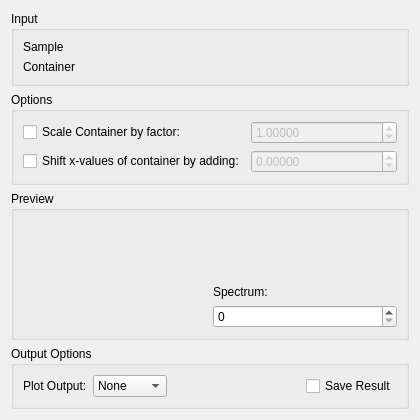
<?xml version="1.0" encoding="UTF-8"?>
<ui version="4.0">
  <class>ContainerSubtraction</class>
  <widget class="QWidget" name="ContainerSubtraction">
    <property name="geometry">
      <rect>
        <x>0</x>
        <y>0</y>
        <width>420</width>
        <height>420</height>
      </rect>
    </property>
    <property name="windowTitle">
      <string>Form</string>
    </property>
    <layout class="QVBoxLayout" name="verticalLayout_2">
      <item>
        <widget class="QGroupBox" name="fileInput">
          <property name="title">
            <string>Input</string>
          </property>
          <layout class="QGridLayout" name="gbTest">
            <item row="0" column="0">
              <widget class="QLabel" name="sampleLabel">
                <property name="sizePolicy">
                  <sizepolicy hsizetype="Fixed" vsizetype="Preferred">
                    <horstretch>0</horstretch>
                    <verstretch>0</verstretch>
                  </sizepolicy>
                </property>
                <property name="text">
                  <string>Sample</string>
                </property>
              </widget>
            </item>
            <item row="1" column="0">
              <widget class="QLabel" name="containerLabel">
                <property name="sizePolicy">
                  <sizepolicy hsizetype="Fixed" vsizetype="Preferred">
                    <horstretch>0</horstretch>
                    <verstretch>0</verstretch>
                  </sizepolicy>
                </property>
                <property name="text">
                  <string>Container</string>
                </property>
              </widget> 
            </item>
            <item row="0" column="1">
                <widget class="MantidQt::MantidWidgets::DataSelector" name="dsSample" native="true">
                  <property name="sizePolicy">
                    <sizepolicy hsizetype="Minimum" vsizetype="Fixed">
                      <horstretch>0</horstretch>
                      <verstretch>0</verstretch>
                    </sizepolicy>
                  </property>
                  <property name="autoLoad" stdset="0">
                    <bool>true</bool>
                  </property>
                  <property name="workspaceSuffixes" stdset="0">
                    <stringlist>
                      <string>_red</string>
                      <string>_sqw</string>
                    </stringlist>
                  </property>
                  <property name="fileBrowserSuffixes" stdset="0">
                    <stringlist>
                      <string>_red.nxs</string>
                      <string>_sqw.nxs</string>
                    </stringlist>
                  </property>
                  <property name="showLoad" stdset="0">
                    <bool>false</bool>
                  </property>
                </widget>
            </item>
            <item row="1" column="1">
                <widget class="MantidQt::MantidWidgets::DataSelector" name="dsContainer" native="true">
                  <property name="sizePolicy">
                    <sizepolicy hsizetype="Minimum" vsizetype="Fixed">
                      <horstretch>0</horstretch>
                      <verstretch>0</verstretch>
                    </sizepolicy>
                  </property>
                  <property name="autoLoad" stdset="0">
                    <bool>true</bool>
                  </property>
                  <property name="workspaceSuffixes" stdset="0">
                    <stringlist>
                      <string>_red</string>
                      <string>_sqw</string>
                    </stringlist>
                  </property>
                  <property name="fileBrowserSuffixes" stdset="0">
                    <stringlist>
                      <string>_red.nxs</string>
                      <string>_sqw.nxs</string>
                    </stringlist>
                  </property>
                  <property name="showLoad" stdset="0">
                    <bool>false</bool>
                  </property>
                </widget>
            </item>
          </layout>
        </widget>
      </item>
      <item>
        <widget class="QGroupBox" name="gbOptions">
          <property name="title">
            <string>Options</string>
          </property>
          <layout class="QGridLayout" name="gridLayout">
            <item row="0" column="0">
              <widget class="QCheckBox" name="ckScaleCan">
                <property name="text">
                  <string>Scale Container by factor:</string>
                </property>
                <property name="checked">
                  <bool>false</bool>
                </property>
              </widget>
            </item>
            <item row="0" column="1">
              <layout class="QHBoxLayout" name="loScaleFactor">
                <item>
                  <widget class="QDoubleSpinBox" name="spCanScale">
                    <property name="enabled">
                      <bool>false</bool>
                    </property>
                    <property name="decimals">
                      <number>5</number>
                    </property>
                    <property name="maximum">
                      <double>999.990000000000009</double>
                    </property>
                    <property name="minimum">
                      <double>-0.000000000000000</double>
                    </property>
                    <property name="singleStep">
                      <double>0.100000000000000</double>
                    </property>
                    <property name="value">
                      <double>1.000000000000000</double>
                    </property>
                  </widget>
                </item>
              </layout>
            </item>
            <item row="1" column="0">
              <widget class="QCheckBox" name="ckShiftCan">
                <property name="text">
                  <string>Shift x-values of container by adding:</string>
                </property>
                <property name="checked">
                  <bool>false</bool>
                </property>
              </widget>
            </item>
            <item row="1" column="1">
              <layout class="QHBoxLayout" name="loShift">
                <item>
                  <widget class="QDoubleSpinBox" name="spShift">
                    <property name="enabled">
                      <bool>false</bool>
                    </property>
                    <property name="decimals">
                      <number>5</number>
                    </property>
                    <property name="maximum">
                      <double>999.990000000000009</double>
                    </property>
                    <property name="minimum">
                      <double>-999.990000000000009</double>
                    </property>
                    <property name="singleStep">
                      <double>0.100000000000000</double>
                    </property>
                    <property name="value">
                      <double>0.000000000000000</double>
                    </property>
                  </widget>
                </item>
              </layout>
            </item>
          </layout>
        </widget>
      </item>
      <item>
        <widget class="QGroupBox" name="gbPreview">
          <property name="title">
            <string>Preview</string>
          </property>
          <layout class="QHBoxLayout" name="horizontalLayout_11">
            <item>
              <widget class="MantidQt::MantidWidgets::PreviewPlot" name="ppPreview" native="true">
                <property name="canvasColour" stdset="0">
                  <color>
                    <red>255</red>
                    <green>255</green>
                    <blue>255</blue>
                  </color>
                </property>
                <property name="showLegend" stdset="0">
                  <bool>true</bool>
                </property>
              </widget>
            </item>
            <item>
              <layout class="QVBoxLayout" name="loPlotOptions">
                <item>
                  <spacer name="verticalSpacer_0">
                    <property name="orientation">
                      <enum>Qt::Vertical</enum>
                    </property>
                    <property name="sizeHint" stdset="0">
                      <size>
                        <width>20</width>
                        <height>40</height>
                      </size>
                    </property>
                  </spacer>
                </item>
                <item>
                  <widget class="QLabel" name="lbPreviewSpec">
                    <property name="text">
                      <string>Spectrum:</string>
                    </property>
                  </widget>
                </item>
                <item>
                  <widget class="QSpinBox" name="spPreviewSpec"/>
                </item>
              </layout>
            </item>
          </layout>
        </widget>
      </item>
      <item>
        <widget class="QGroupBox" name="gbOutput">
          <property name="title">
            <string>Output Options</string>
          </property>
          <layout class="QHBoxLayout" name="horizontalLayout">
            <item>
              <widget class="QLabel" name="lbPlotOutput">
                <property name="sizePolicy">
                  <sizepolicy hsizetype="Maximum" vsizetype="Preferred">
                    <horstretch>0</horstretch>
                    <verstretch>0</verstretch>
                  </sizepolicy>
                </property>
                <property name="text">
                  <string>Plot Output:</string>
                </property>
              </widget>
            </item>
            <item>
              <widget class="QComboBox" name="cbPlotOutput">
                <item>
                  <property name="text">
                    <string>None</string>
                  </property>
                </item>
                <item>
                  <property name="text">
                    <string>Contour</string>
                  </property>
                </item>
                <item>
                  <property name="text">
                    <string>Spectra</string>
                  </property>
                </item>
                <item>
                  <property name="text">
                    <string>Both</string>
                  </property>
                </item>
              </widget>
            </item>
            <item>
              <spacer name="horizontalSpacer_1">
                <property name="orientation">
                  <enum>Qt::Horizontal</enum>
                </property>
                <property name="sizeHint" stdset="0">
                  <size>
                    <width>40</width>
                    <height>20</height>
                  </size>
                </property>
              </spacer>
            </item>
            <item>
              <widget class="QCheckBox" name="ckSave">
                <property name="text">
                  <string>Save Result</string>
                </property>
              </widget>
            </item>
          </layout>
        </widget>
      </item>
    </layout>
  </widget>
  <customwidgets>
    <customwidget>
      <class>MantidQt::MantidWidgets::DataSelector</class>
      <extends>QWidget</extends>
      <header>MantidQtMantidWidgets/DataSelector.h</header>
    </customwidget>
    <customwidget>
      <class>MantidQt::MantidWidgets::PreviewPlot</class>
      <extends>QWidget</extends>
      <header>MantidQtMantidWidgets/PreviewPlot.h</header>
      <container>1</container>
    </customwidget>
  </customwidgets>
  <resources/>
  <connections>
    <connection>
      <sender>ckUseCan</sender>
      <signal>toggled(bool)</signal>
      <receiver>ckScaleCan</receiver>
      <slot>setEnabled(bool)</slot>
      <hints>
        <hint type="sourcelabel">
          <x>50</x>
          <y>111</y>
        </hint>
        <hint type="destinationlabel">
          <x>61</x>
          <y>142</y>
        </hint>
      </hints>
    </connection>
    <connection>
      <sender>ckScaleCan</sender>
      <signal>toggled(bool)</signal>
      <receiver>spCanScale</receiver>
      <slot>setEnabled(bool)</slot>
      <hints>
        <hint type="sourcelabel">
          <x>133</x>
          <y>143</y>
        </hint>
        <hint type="destinationlabel">
          <x>251</x>
          <y>147</y>
        </hint>
      </hints>
    </connection>
    <connection>
      <sender>ckUseCan</sender>
      <signal>toggled(bool)</signal>
      <receiver>dsContainer</receiver>
      <slot>setEnabled(bool)</slot>
      <hints>
        <hint type="sourcelabel">
          <x>119</x>
          <y>114</y>
        </hint>
        <hint type="destinationlabel">
          <x>324</x>
          <y>114</y>
        </hint>
      </hints>
    </connection>
    <connection>
      <sender>ckShiftCan</sender>
      <signal>toggled(bool)</signal>
      <receiver>spShift</receiver>
      <slot>setEnabled(bool)</slot>
      <hints>
        <hint type="sourcelabel">
          <x>119</x>
          <y>167</y>
        </hint>
        <hint type="destinationlabel">
          <x>324</x>
          <y>167</y>
        </hint>
      </hints>
    </connection>
  </connections>
</ui>
